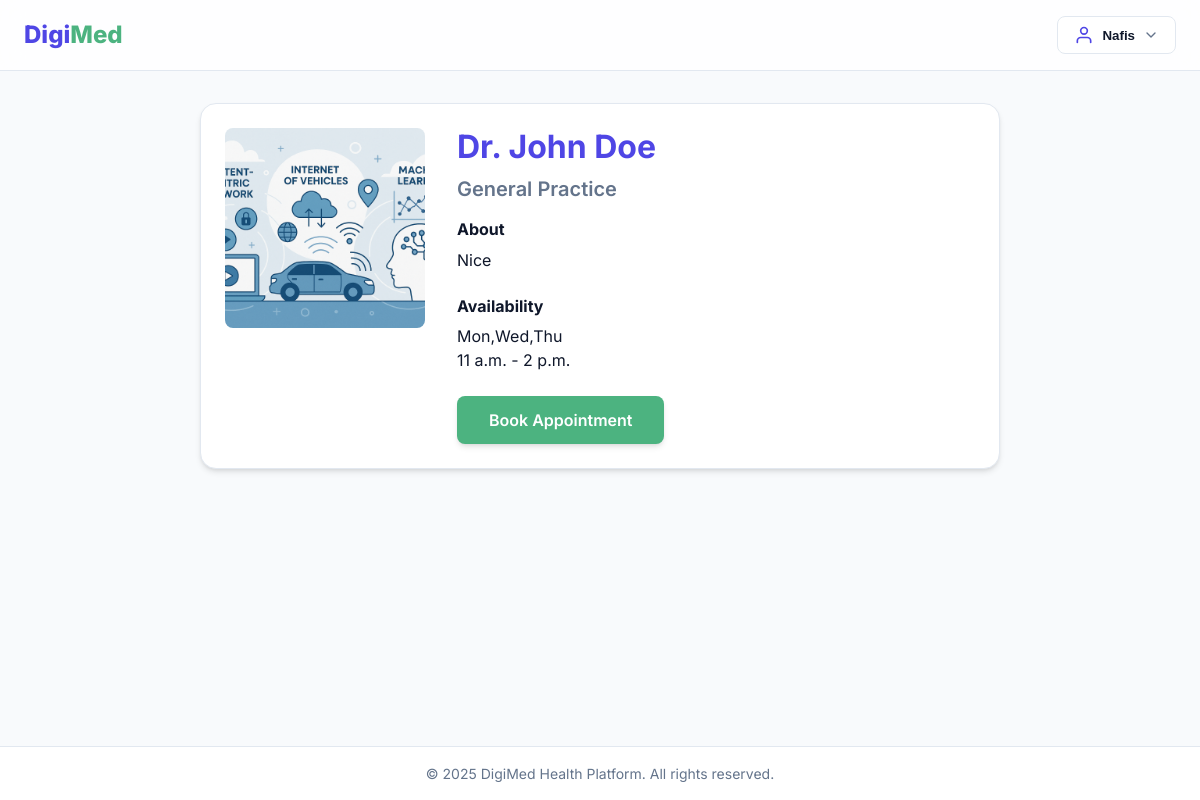
/auth/doctor/36/ (signed in), run on the app's committed database.
### users/models.py (models this page shows, shortened)
class User(AbstractUser):
    IS_PATIENT = 'patient'
    IS_DOCTOR = 'doctor'
    IS_ADMIN = 'admin'
    ROLE_CHOICES = [
        (IS_PATIENT, 'Patient'),
        (IS_DOCTOR, 'Doctor'),
        (IS_ADMIN, 'Admin'),
    ]
    role = models.CharField(max_length=10, choices=ROLE_CHOICES, default=IS_PATIENT)
    def is_doctor(self):
        return self.role == self.IS_DOCTOR
    def is_patient(self):
        return self.role == self.IS_PATIENT

class DoctorProfile(models.Model):
    user = models.OneToOneField(User, on_delete=models.CASCADE, related_name='doctor_profile')
    specialization = models.ForeignKey(Specialization, on_delete=models.SET_NULL, null=True)
    bio = models.TextField(blank=True)
    profile_picture = models.ImageField(upload_to='doctors/', blank=True, null=True)
    is_verified = models.BooleanField(default=False)
    start_time = models.TimeField(default='09:00')
    end_time = models.TimeField(default='17:00')
    working_days = models.CharField(max_length=100, default='Mon,Tue,Wed,Thu,Fri', help_text="Comma-separated days (e.g. Mon,Tue)")

class Specialization(models.Model):
    name = models.CharField(max_length=100)
    description = models.TextField(blank=True)
    def __str__(self):
        return self.name

### users/views.py (the view)
# urls.py: path('doctor/<int:doctor_id>/', views.doctor_detail, name='doctor_detail'),
@login_required
def doctor_detail(request, doctor_id):
    try:
        doctor = User.objects.get(pk=doctor_id, role=User.IS_DOCTOR)
    except User.DoesNotExist:
        return redirect('home')
    return render(request, 'users/doctor_detail.html', {
        'doctor': doctor,
        'profile': getattr(doctor, 'doctor_profile', None)
    })

### templates/users/doctor_detail.html (shortened to what this page needs)
{% extends 'base.html' %}
{% block content %}
<div style="max-width: 800px; margin: 0 auto;">
    <div class="card">
        <div style="display: flex; gap: 2rem; align-items: flex-start; flex-wrap: wrap;">
            {% if profile.profile_picture %}
            <img src="{{ profile.profile_picture.url }}" alt="{{ doctor.username }}"
                style="width: 200px; height: 200px; object-fit: cover; border-radius: var(--radius-md);">
            {% else %}
            <div
                style="width: 200px; height: 200px; background: #e2e8f0; border-radius: var(--radius-md); display: flex; align-items: center; justify-content: center; color: var(--text-muted);">
                No Image
            </div>
            {% endif %}
            <div style="flex: 1;">
                <h1 style="margin-bottom: 0.5rem; color: var(--primary);">Dr. {{ doctor.first_name }} {{ doctor.last_name }}</h1>
                <p style="font-size: 1.25rem; font-weight: 600; color: var(--text-muted); margin-bottom: 1rem;">
                    {{ profile.specialization }}
                </p>
                <div style="margin-bottom: 1.5rem;">
                    <h3 style="font-size: 1rem; margin-bottom: 0.5rem;">About</h3>
                    <p style="line-height: 1.6;">{{ profile.bio|default:"No biography available." }}</p>
                </div>
                <div style="margin-bottom: 1.5rem;">
                    <h3 style="font-size: 1rem; margin-bottom: 0.5rem;">Availability</h3>
                    <p>{{ profile.working_days }}</p>
                    <p>{{ profile.start_time }} - {{ profile.end_time }}</p>
                </div>
                <a href="{% url 'book_appointment' doctor.id %}" class="btn btn-primary"
                    style="padding: 0.75rem 2rem;">Book Appointment</a>
            </div>
        </div>
    </div>
</div>
{% endblock %}

### templates/base.html (shortened to what this page needs)
{% load static %}
<!DOCTYPE html>
<html lang="en">
<head>
    <link rel="stylesheet" href="{% static 'css/style.css' %}">
</head>
<body>
    <nav class="navbar">
        <div class="container nav-content">
            <a href="{% url 'home' %}" class="nav-brand">
                <span class="brand-digi">Digi</span><span class="brand-med">Med</span>
            </a>
            <div class="nav-links">
                {% if user.is_authenticated %}
                <div class="user-dropdown">
                    <button class="user-dropdown-btn" onclick="toggleUserDropdown()">
                        <svg class="user-icon" xmlns="http://www.w3.org/2000/svg" width="20" height="20"
                            viewBox="0 0 24 24" fill="none" stroke="currentColor" stroke-width="2"
                            stroke-linecap="round" stroke-linejoin="round">
                            <path d="M20 21v-2a4 4 0 0 0-4-4H8a4 4 0 0 0-4 4v2"></path>
                            <circle cx="12" cy="7" r="4"></circle>
                        </svg>
                        <span>{{ user.first_name|default:user.username }}</span>
                        <svg class="dropdown-arrow" xmlns="http://www.w3.org/2000/svg" width="16" height="16"
                            viewBox="0 0 24 24" fill="none" stroke="currentColor" stroke-width="2"
                            stroke-linecap="round" stroke-linejoin="round">
                            <polyline points="6 9 12 15 18 9"></polyline>
                        </svg>
                    </button>
                </div>
                {% endif %}
            </div>
        </div>
    </nav>
    <main class="container" style="padding-top: 2rem; padding-bottom: 2rem;">
        {% block content %}
        {% endblock %}
    </main>
    <footer
        style="background: var(--surface); border-top: 1px solid var(--border); padding: 1rem 0; text-align: center; color: var(--text-muted); font-size: 0.875rem;">
        <div class="container">
            <p>&copy; {% now "Y" %} DigiMed Health Platform. All rights reserved.</p>
        </div>
    </footer>
</body>
</html>

### static/css/style.css (style rules this page uses)
:root { --primary: #4f46e5; --primary-hover: #4338ca; --secondary: #0ea5e9; --accent: #f43f5e; --background: #f8fafc; --surface: #ffffff; --text-main: #0f172a; --text-muted: #64748b; --border: #e2e8f0; --radius-sm: 0.375rem; --radius-md: 0.5rem; --radius-lg: 1rem; --shadow-sm: 0 1px 2px 0 rgb(0 0 0 / 0.05); --shadow-md: 0 4px 6px -1px rgb(0 0 0 / 0.1), 0 2px 4px -2px rgb(0 0 0 / 0.1); --shadow-lg: 0 10px 15px -3px rgb(0 0 0 / 0.1), 0 4px 6px -4px rgb(0 0 0 / 0.1); --font-heading: 'Inter', sans-serif; --font-body: 'Inter', sans-serif; }
* { box-sizing: border-box; margin: 0; padding: 0; }
body { font-family: var(--font-body); background-color: var(--background); color: var(--text-main); line-height: 1.5; -webkit-font-smoothing: antialiased; min-height: 100vh; display: flex; flex-direction: column; }
main { flex: 1; }
h1, h2, h3, h4, h5, h6 { font-family: var(--font-heading); font-weight: 700; line-height: 1.2; margin-bottom: 1rem; color: var(--text-main); }
a { color: var(--primary); text-decoration: none; transition: color 0.2s; }
.container { width: 100%; max-width: 1280px; margin: 0 auto; padding: 0 1.5rem; }
.btn { display: inline-flex; align-items: center; justify-content: center; padding: 0.75rem 1.5rem; border-radius: var(--radius-md); font-weight: 600; cursor: pointer; transition: all 0.2s; border: none; }
.btn-primary { background: #4CB380; color: white; box-shadow: var(--shadow-md); }
.card { background: var(--surface); border-radius: var(--radius-lg); padding: 1.5rem; box-shadow: var(--shadow-md); border: 1px solid var(--border); transition: translate 0.2s, box-shadow 0.2s; }
.navbar { background: rgba(255, 255, 255, 0.8); backdrop-filter: blur(12px); border-bottom: 1px solid var(--border); position: sticky; top: 0; z-index: 100; padding: 1rem 0; }
.nav-content { display: flex; justify-content: space-between; align-items: center; width: 100%; }
.nav-brand { font-size: 1.5rem; font-weight: 800; text-decoration: none; display: flex; }
.brand-digi { color: var(--primary); }
.brand-med { color: #4CB380; }
.nav-links { display: flex; gap: 1.5rem; align-items: center; }
.user-dropdown { position: relative; }
.user-dropdown-btn { display: flex; align-items: center; gap: 0.5rem; padding: 0.5rem 1rem; background: var(--surface); border: 1px solid var(--border); border-radius: var(--radius-md); cursor: pointer; font-weight: 600; color: var(--text-main); transition: all 0.2s; }
.user-icon { color: var(--primary); }
.dropdown-arrow { color: var(--text-muted); transition: transform 0.2s; }

### data on the page
User: first_name "Nafis"
DoctorProfile: profile_picture (picture), specialization "General Practice", bio "Nice", working_days "Mon,Wed,Thu", start_time "11 a.m.", end_time "2 p.m."
User: first_name "John", last_name "Doe"
